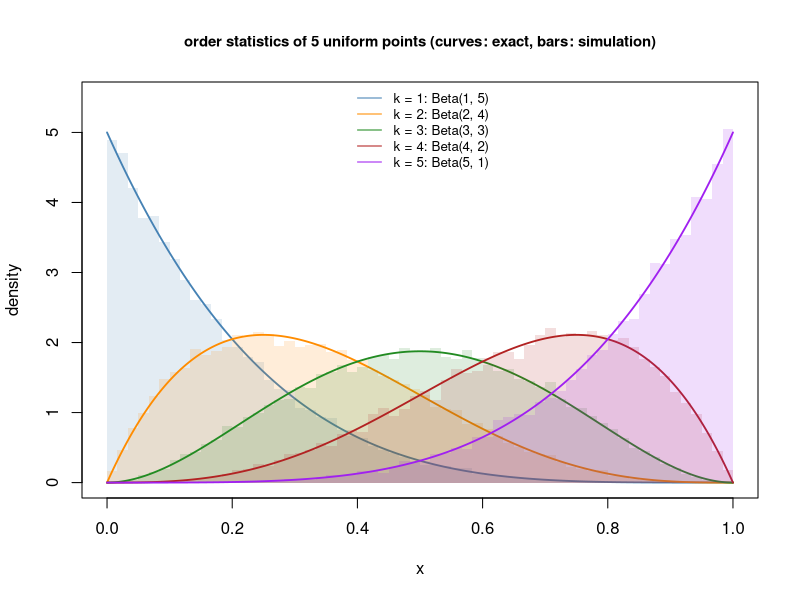

Reproduce this figure in R.
# Order statistics of n = 5 iid U(0,1) variables: simulated histograms versus the exact Beta(k, n - k + 1) densities.
set.seed(0)
n <- 5
x <- seq(0, 1, length.out = 400)
samples <- t(apply(matrix(runif(20000 * n), ncol = n), 1, sort))   # row i = sorted sample i
cols <- c("steelblue", "darkorange", "forestgreen", "firebrick", "purple")
breaks <- seq(0, 1, length.out = 61)

plot(NA, xlim = c(0, 1), ylim = c(0, 5.5), xlab = "x", ylab = "density",
     main = "order statistics of 5 uniform points (curves: exact, bars: simulation)", cex.main = 0.9)
for (k in 1:n) {
  h <- hist(samples[, k], breaks = breaks, plot = FALSE)
  plot(h, freq = FALSE, add = TRUE, col = adjustcolor(cols[k], 0.15), border = NA)
  lines(x, dbeta(x, k, n - k + 1), col = cols[k], lwd = 1.8)
}
legend("top", bty = "n", cex = 0.8, lty = 1, col = cols,
       legend = paste0("k = ", 1:n, ": Beta(", 1:n, ", ", n - (1:n) + 1, ")"))
